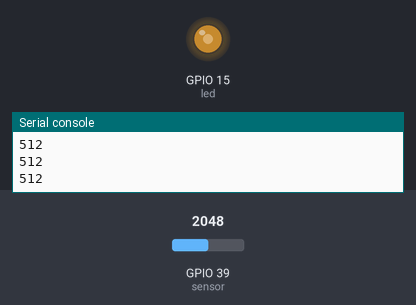
This program was run on a simulated ESP32 board running MicroPython. Parts: output pins drawn as LEDs (lit = HIGH), the last lines printed to the serial console. Inputs (shaded band) come from the test bench; at power-on: GPIO 39 (sensor) = 2048 (analog values on the 0–4095 scale).

Above: at 1.2 s.
1.3 s: GPIO 39 (sensor) set to 2866
At 1.9 s:
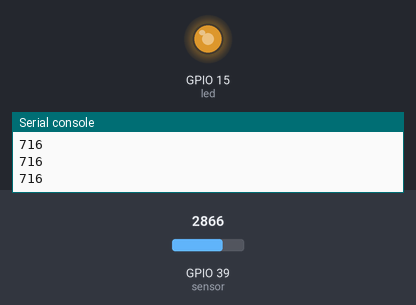
2.8 s: GPIO 39 (sensor) set to 3603
At 4.0 s:
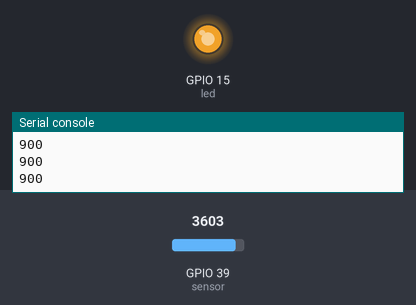
4.3 s: GPIO 39 (sensor) set to 491
At 5.3 s:
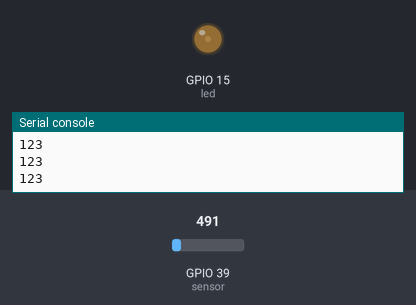
5.8 s: GPIO 39 (sensor) set to 0
At 6.5 s:
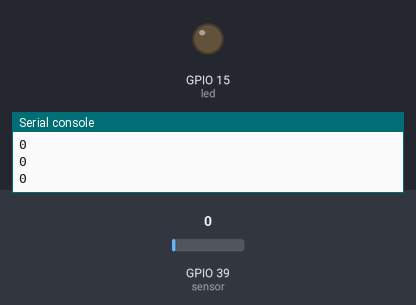
Timing chart, 0 to 8.3 s (numbered marks = the images above; inputs shaded):
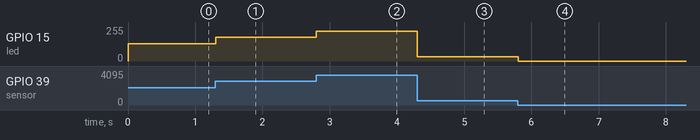

The program:

pwm_adc.py
```python
from machine import Pin, PWM, ADC
import utime

led = PWM(Pin(15), freq = 50)

# calibrar.... de acuerdo a las especificaciones del sensor
sensor = ADC(Pin(39))
sensor.atten(ADC.ATTN_11DB)  # para calibrar de 0 a 3.6v
sensor.width(ADC.WIDTH_10BIT) # establecer resolucion de 10 bits hasta 1023


while True:

    ciclo_trabajo = sensor.read()
    print(ciclo_trabajo)
    led.duty(ciclo_trabajo)
    utime.sleep_ms(5)
```

Measured:
- after the input at 1.3 s, GPIO 15 (led): 128/255 → 178/255 at once
- after the input at 2.8 s, GPIO 15 (led): 178/255 → 224/255 at once
- after the input at 4.3 s, GPIO 15 (led): 224/255 → 31/255 at once
- after the input at 5.8 s, GPIO 15 (led): 31/255 → 0/255 at once
